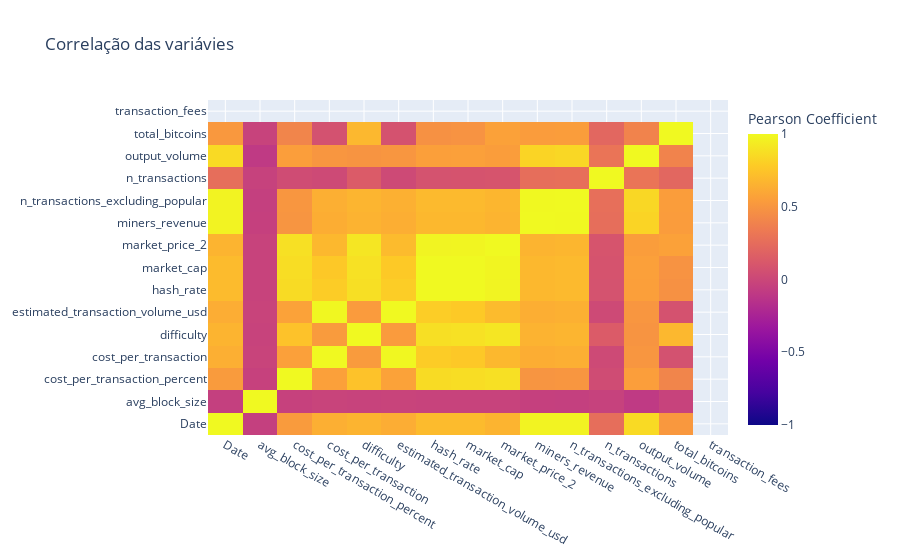

Notebook source saved alongside this figure:
### Code cell
correlation_heatmap(dfs, 'Correlação das variávies')

### Figure 1 — Plotly figure (JSON) as saved in the notebook; plotly's stock layout.template omitted (floating-point values rounded to 4 significant figures; data arrays with more than 128 entries replaced by an {"elided": "..."} marker saying what was removed)
{"data": [{"colorbar": {"title": {"text": "Pearson Coefficient"}}, "type": "heatmap", "x": ["Date", "avg_block_size", "cost_per_transaction_percent", "cost_per_transaction", "difficulty", "estimated_transaction_volume_usd", "hash_rate", "market_cap", "market_price_2", "miners_revenue", "n_transactions_excluding_popular", "n_transactions", "output_volume", "total_bitcoins", "transaction_fees"], "y": ["Date", "avg_block_size", "cost_per_transaction_percent", "cost_per_transaction", "difficulty", "estimated_transaction_volume_usd", "hash_rate", "market_cap", "market_price_2", "miners_revenue", "n_transactions_excluding_popular", "n_transactions", "output_volume", "total_bitcoins", "transaction_fees"], "z": {"elided": "14x14 float values"}, "zmax": 1, "zmin": -1}], "layout": {"title": {"text": "Correlação das variávies"}}}
